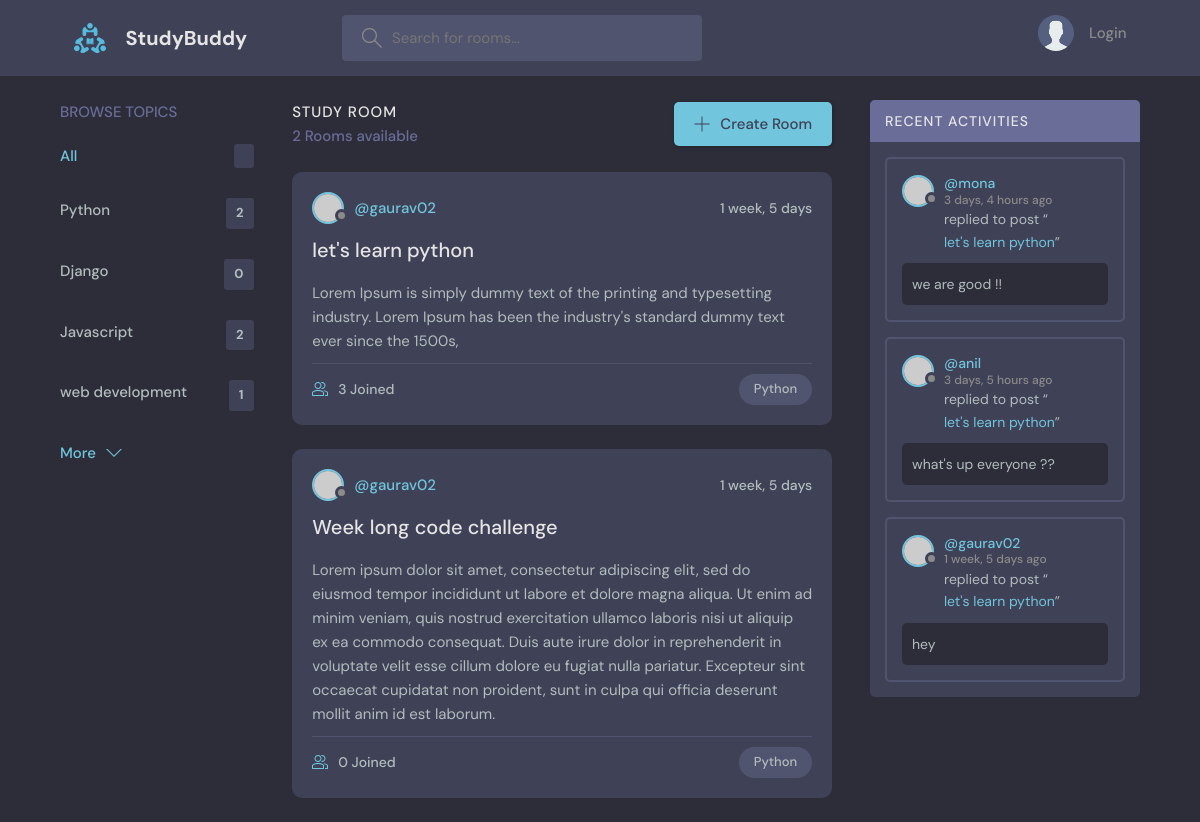
Page /?q=Python on the committed database.
### projects/models.py (models this page shows, shortened)
class Topic(models.Model):
    name = models.CharField(max_length=200)

class Room(models.Model):
    host = models.ForeignKey(User, on_delete=models.SET_NULL, null=True)
    topic = models.ForeignKey(Topic, on_delete=models.SET_NULL, null=True)
    name = models.CharField(max_length=200)
    description = models.TextField(null=True, blank=True)
    participants = models.ManyToManyField(
        User, related_name='participants', blank=True)
    updated = models.DateTimeField(auto_now=True)
    created = models.DateTimeField(auto_now_add=True)
    class Meta:
        ordering = ['-updated', '-created']
    def __str__(self):
        return self.name

class Message(models.Model):
    user = models.ForeignKey(User, on_delete=models.CASCADE)
    room = models.ForeignKey(Room, on_delete=models.CASCADE)
    body = models.TextField()
    updated = models.DateTimeField(auto_now=True)
    created = models.DateTimeField(auto_now_add=True)
    def __str__(self):
        return self.body[0:50]

### projects/views.py (the view)
# urls.py: path('', views.home, name="home"),
def home(request):
    if request.GET.get('q'):
        q = request.GET.get('q')
    else:
        q = ''
    rooms = Room.objects.filter(
        Q(topic__name__icontains=q) |
        Q(name__icontains=q) |
        Q(description__icontains=q)
    )
    room_count = rooms.count()
    room_messages = Message.objects.filter(
        Q(room__topic__name__icontains=q)).order_by('-created')
    topics = Topic.objects.all()
    context = {'rooms': rooms, 'topics': topics,
               'room_count': room_count, 'room_messages': room_messages}
    return render(request, 'projects/home.html', context)

### projects/templates/projects/home.html (shortened to what this page needs)
{% extends 'main.html' %}
{% block content %}
<main class="layout layout--3">
    <div class="container">
        {% include 'projects/topic_components.html' %}
        <div class="roomList">
            <div class="roomList__header">
                <div>
                    <h2>Study Room</h2>
                    <p>{{room_count}} Rooms available</p>
                </div>
                <a class="btn btn--main" href="{%url 'create-room' %}">
                    <svg version="1.1" xmlns="http://www.w3.org/2000/svg" width="32" height="32" viewBox="0 0 32 32">
                        <title>add</title>
                        <path
                            d="M16.943 0.943h-1.885v14.115h-14.115v1.885h14.115v14.115h1.885v-14.115h14.115v-1.885h-14.115v-14.115z">
                        </path>
                    </svg>
                    Create Room
                </a>
            </div>
            {% include 'projects/feed_component.html' %}
        </div>
        {% include 'projects/activity_component.html' %}
    </div>
</main>
{% endblock %}

### projects/templates/projects/topic_components.html
<div class="topics">
    <div class="topics__header">
        <h2>Browse Topics</h2>
    </div>
    <ul class="topics__list">
        <li>
            <a href="{% url 'home' %}" class="active">All <span>{{topic.count}}</span></a>
        </li>
        {% for topic in topics %}
        <li>
            <a href="{% url 'home'%}?q={{topic.name}}">{{topic.name}}<span>{{topic.room_set.all.count}}</span></a>
        </li>
        {% endfor %}
    </ul>
    <a class="btn btn--link" href="topics.html">
        More
        <svg version="1.1" xmlns="http://www.w3.org/2000/svg" width="32" height="32" viewBox="0 0 32 32">
            <title>chevron-down</title>
            <path d="M16 21l-13-13h-3l16 16 16-16h-3l-13 13z"></path>
        </svg>
    </a>
</div>

### projects/templates/projects/feed_component.html (shortened to what this page needs)
{% for room in rooms %}
<div class="roomListRoom">
    <div class="roomListRoom__header">
        <a href="{% url 'user-profile' room.host.id %}" class="roomListRoom__author">
            <div class="avatar avatar--small">
                <img src="https://randomuser.me/api/portraits/women/11.jpg" />
            </div>
            <span>@{{room.host.username}}</span>
        </a>
        <div class="roomListRoom__actions">
            <span>{{room.created|timesince}}</span>
        </div>
    </div>
    <div class="roomListRoom__content">
        <a href="{% url 'room' room.id %}">{{room.name}}</a>
        <p>{{room.description}}</p>
    </div>
    <div class="roomListRoom__meta">
        <a href="{% url 'room' room.id %}" class="roomListRoom__joined">
            {{room.participants.all.count}} Joined
        </a>
        <p class="roomListRoom__topic">{{room.topic.name}}</p>
    </div>
</div>
{% endfor %}

### projects/templates/projects/activity_component.html
<div class="activities">
    <div class="activities__header">
        <h2>Recent Activities</h2>
    </div>
    {% for message in room_messages %}
    <div class="activities__box">
        <div class="activities__boxHeader roomListRoom__header">
            <a href="{% url 'user-profile' message.user.id %}" class="roomListRoom__author">
                <div class="avatar avatar--small">
                    <img src="https://randomuser.me/api/portraits/women/11.jpg" />
                </div>
                <p>
                    @{{message.user}}
                    <span>{{message.created|timesince}} ago</span>
                </p>
            </a>
        </div>
        <div class="activities__boxContent">
            <p>replied to post “<a href="{% url 'room' message.room.id %}">{{message.room}}</a>”</p>
            <div class="activities__boxRoomContent">
                {{message}}
            </div>
        </div>
    </div>
    {% endfor %}
</div>

### rows in the picture
Topic: name "Python", room_set.all.count "2"
Topic: name "Django", room_set.all.count "0"
Topic: name "Javascript", room_set.all.count "2"
Topic: name "web development", room_set.all.count "1"
Room: host.username "gaurav02", created "1 week, 5 days", name "let's learn python", description "Lorem Ipsum is simply dummy text of the printing and typesetting industry. Lorem Ipsum has been the industry's standard dummy text ever since the 1500s,", participants.all.count "3", topic.name "Python"
Room: host.username "gaurav02", created "1 week, 5 days", name "Week long code challenge", description "Lorem ipsum dolor sit amet, consectetur adipiscing elit, sed do eiusmod tempor incididunt ut labore et dolore magna aliqua. Ut enim ad minim veniam, quis nostrud exercitation ullamco laboris nisi ut aliquip ex ea commodo consequat. Duis aute irure dolor in reprehenderit in voluptate velit esse cillum dolore eu fugiat nulla pariatur. Excepteur sint occaecat cupidatat non proident, sunt in culpa qui officia deserunt mollit anim id est laborum.", participants.all.count "0", topic.name "Python"
Message: user "mona", created "3 days, 4 hours", room "let's learn python", body "we are good !!"
Message: user "anil", created "3 days, 5 hours", room "let's learn python", body "what's up everyone ??"
Message: user "gaurav02", created "1 week, 5 days", room "let's learn python", body "hey"

### other values in the picture
{{ room_count }} "2"
